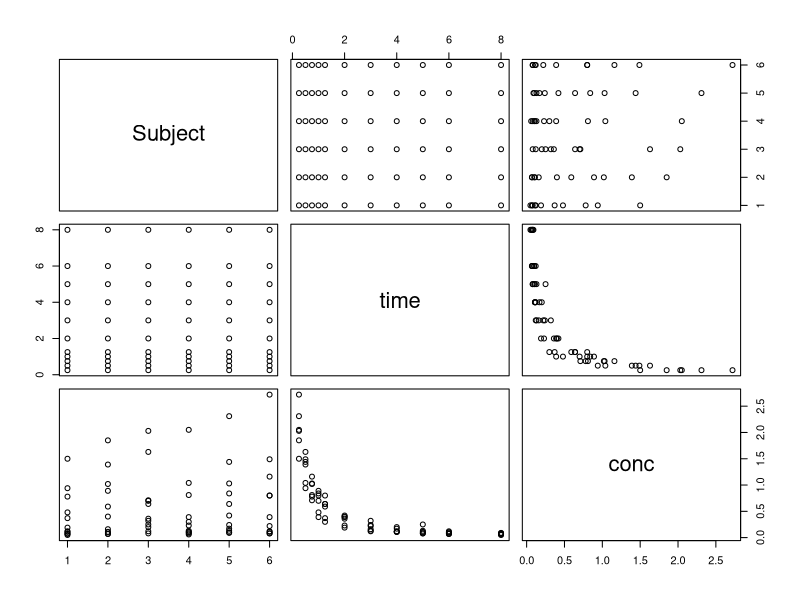

This chart was generated by the following R code:
## ---- chunk 1
knitr::opts_chunk$set(echo = TRUE, prompt = FALSE, eval = TRUE, 
                      warning = FALSE, comment="##", cache = TRUE,
                      fig.width = 6, fig.height = 4, #results = "hide",
                      collapse=TRUE, results='markup', max.print=6)

options(pillar.sigfig = 3)
## ---- chunk 2
knitr::include_graphics('http://thebustalab.github.io/phylochemistry/figures/phylochemistry_logo.jpg', dpi = NA)
## ---- chunk 3
knitr::include_graphics('http://thebustalab.github.io/phylochemistry/figures/rstudio_components.png', dpi = NA)
## ---- chunk 4
head(Indometh)
## ---- chunk 5
plot(Indometh)
## ---- chunk 6
install.packages("tidyverse", repos = "http://cran.us.r-project.org")
